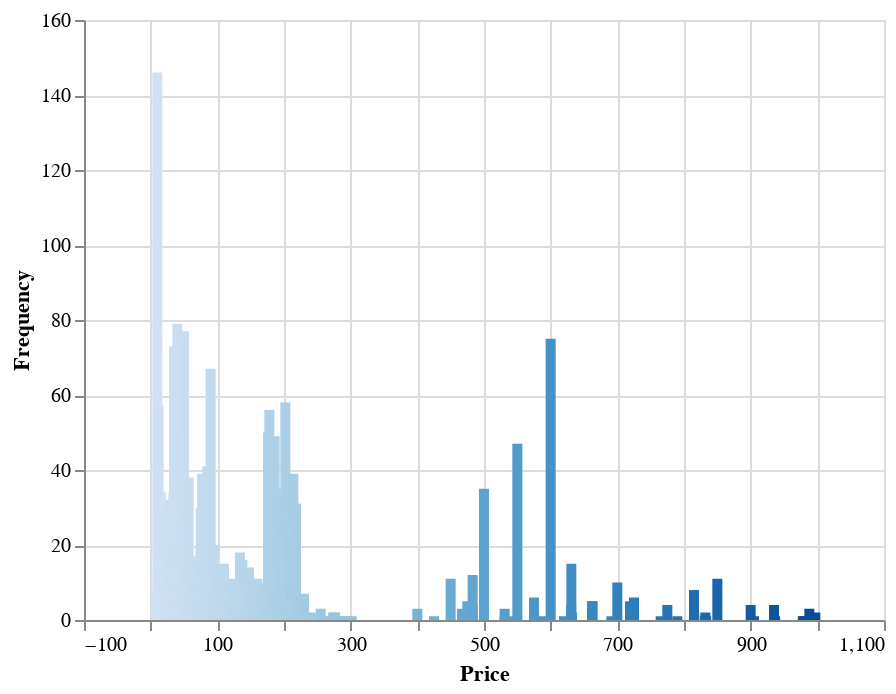

The notebook cell saved with this chart:
### Code cell
# price, general plot
alt.Chart(source).mark_bar().encode(
    alt.X('Price'),
    alt.Y('Frequency'),
    alt.Color('Price', legend=None),
    tooltip=['Price', 'Frequency']
)

### Figure 1 — Vega-Lite specification as saved in the notebook (floating-point values rounded to 4 significant figures; data arrays with more than 128 entries replaced by an {"elided": "..."} marker saying what was removed)
{"config": {"view": {"continuousWidth": 400, "continuousHeight": 300}}, "data": {"name": "data-6dab6b0ae15d5de0e61c601268fbafd9"}, "mark": "bar", "encoding": {"color": {"type": "quantitative", "field": "Price", "legend": null}, "tooltip": [{"type": "quantitative", "field": "Price"}, {"type": "quantitative", "field": "Frequency"}], "x": {"type": "quantitative", "field": "Price"}, "y": {"type": "quantitative", "field": "Frequency"}}, "$schema": "https://vega.github.io/schema/vega-lite/v4.8.1.json", "datasets": {"data-6dab6b0ae15d5de0e61c601268fbafd9": {"elided": "2988 records"}}}
